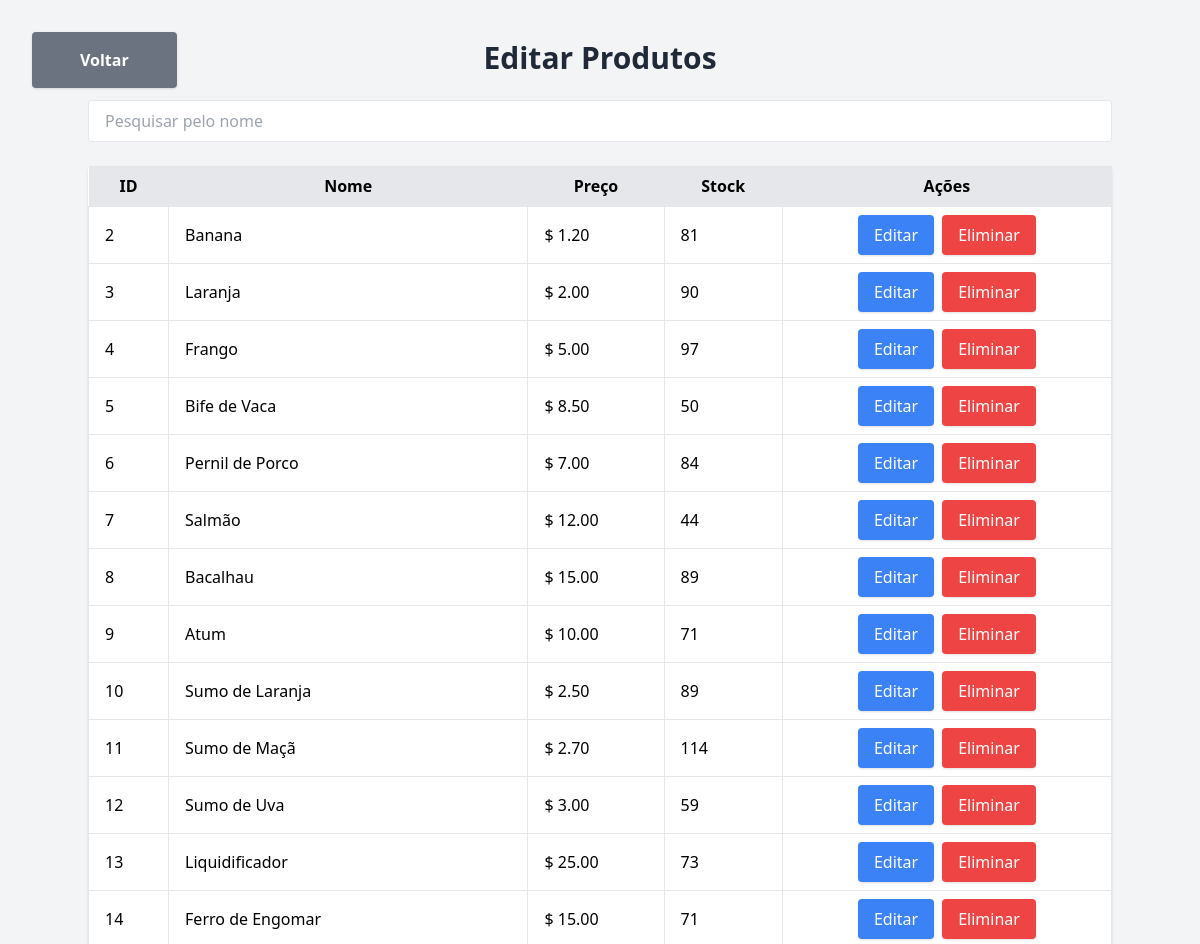
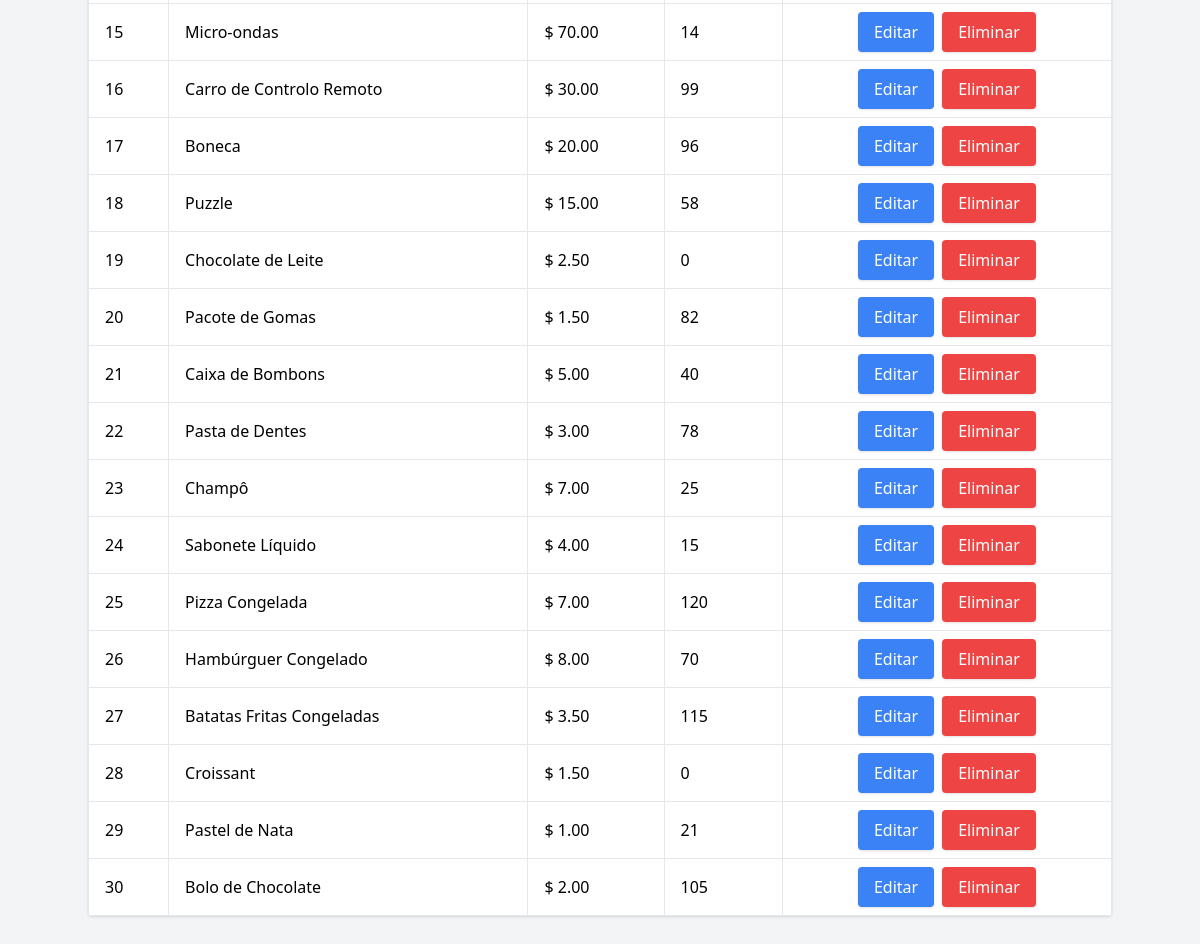
/produtos/edit (signed in), run on an earlier commit of the app's database (2 pictures, top to bottom).
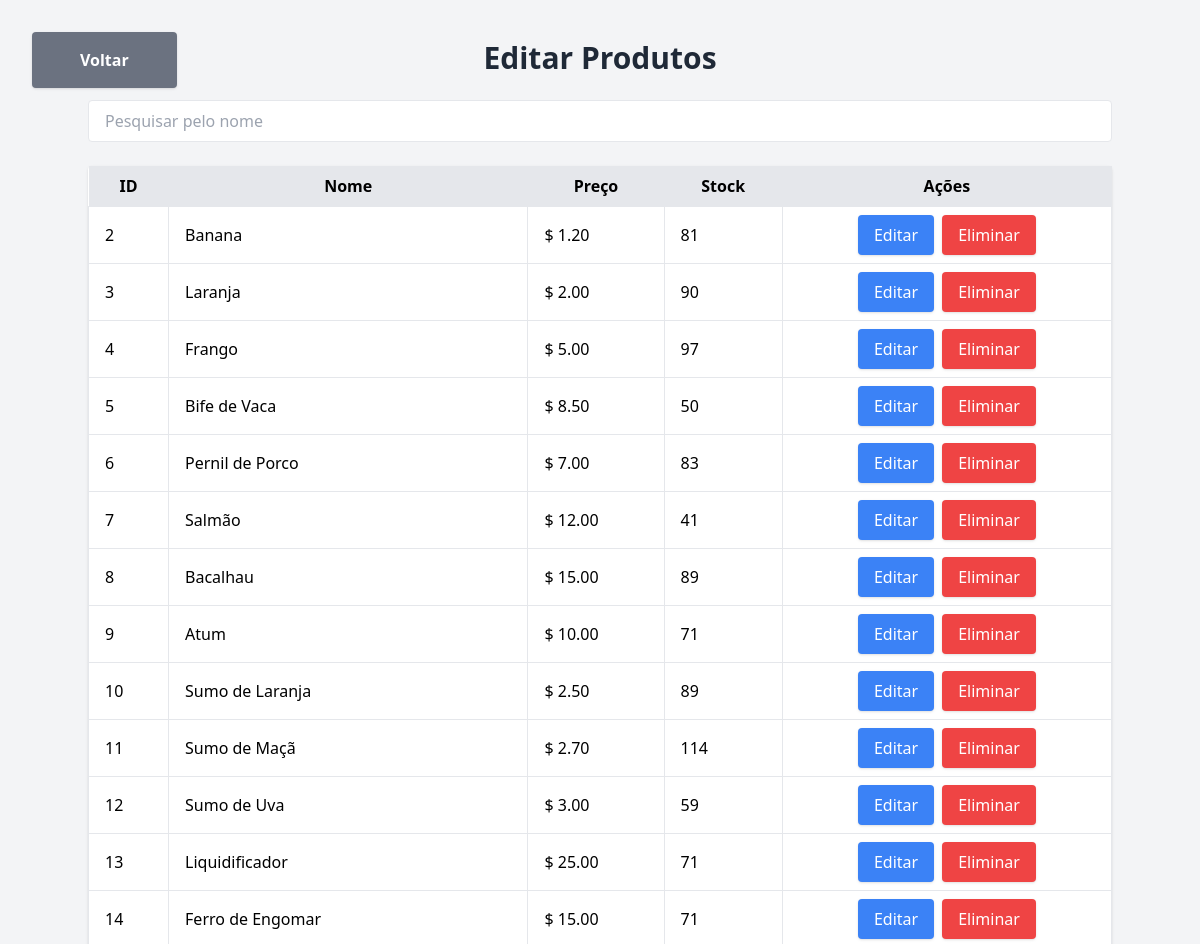
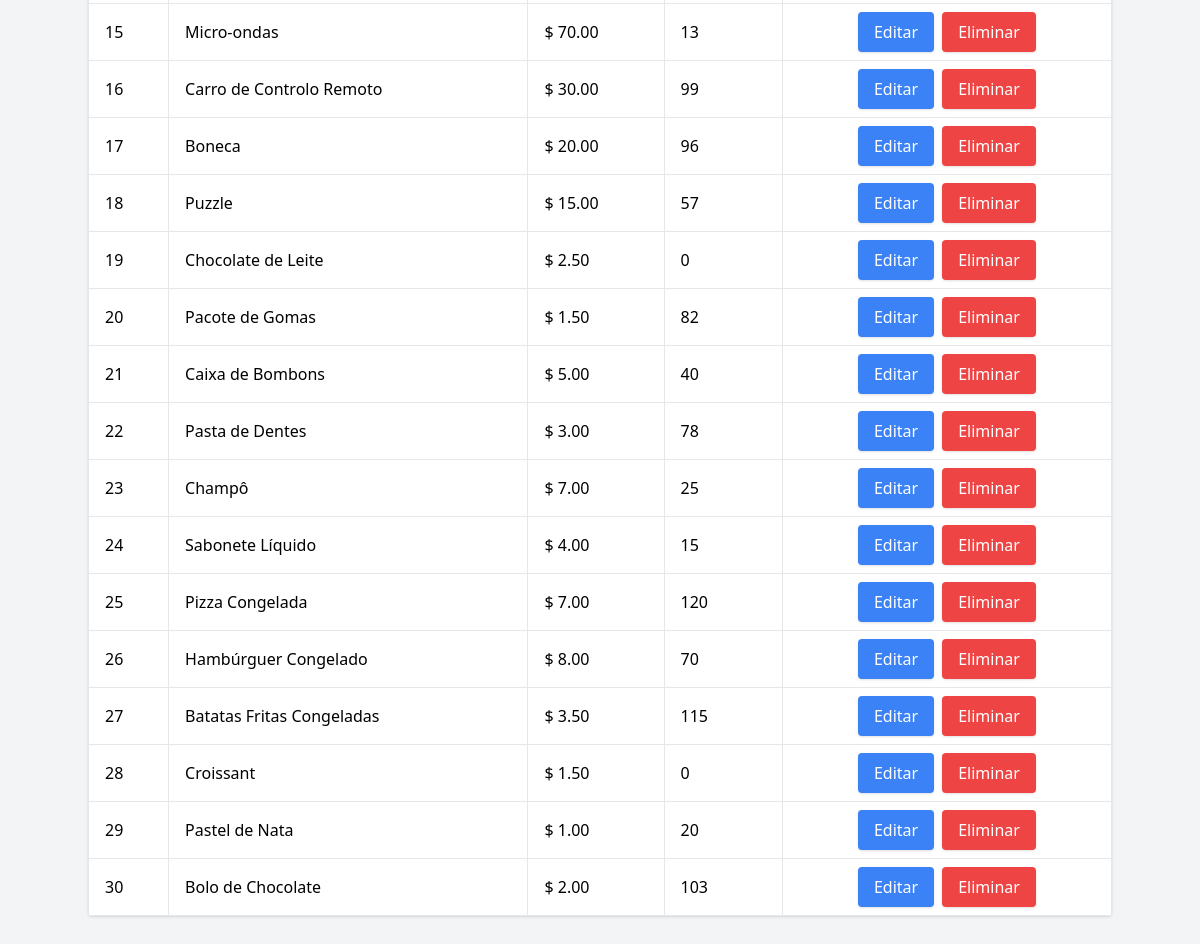
And on a later commit of the database (2 pictures, top to bottom).
### tables this page shows
CREATE TABLE `produtos` (
  `id` int(11) NOT NULL,
  `nome` varchar(255) NOT NULL,
  `descricao` text DEFAULT NULL,
  `preco` decimal(10,2) NOT NULL,
  `categoria_id` int(11) DEFAULT NULL,
  `imagem` varchar(255) DEFAULT NULL,
  `discount_price` decimal(10,2) DEFAULT NULL,
  `desconto` tinyint(1) DEFAULT 0,
  `stock` int(11) DEFAULT NULL
);

### app/controllers/adminController.php (called while the page is built, shortened)
<?php
class AdminController
{
    public function editList()
    {
        try {
            $conn = Connection::getInstance();
            $search = $_GET['search'] ?? '';
            $sql = "SELECT id, nome, preco, stock FROM produtos WHERE nome LIKE :search";
            $stmt = $conn->prepare($sql);
            $stmt->bindValue(':search', "%$search%");
            $stmt->execute();
            $produtos = $stmt->fetchAll(PDO::FETCH_ASSOC);
        } catch (PDOException $e) {
            $produtos = [];
            $error = "Erro no banco de dados: " . $e->getMessage();
        }
        require_once './app/views/produtos/editListView.php';
    }
}

### app/views/produtos/editListView.php (the view, shortened to what this page needs)
<!DOCTYPE html>
<html lang="pt">
<head>
    <script src="https://cdn.tailwindcss.com"></script>
</head>
<body class="bg-gray-100">
    <div class="container mx-auto py-10">
        <a href="javascript:history.back()"
            class="absolute top-8 left-8 px-12 py-4 bg-gray-500 text-white font-semibold rounded shadow hover:bg-gray-600 transition">
            Voltar
        </a>
        <h1 class="text-3xl font-bold text-gray-800 mb-6 text-center">Editar Produtos</h1>
        <form method="GET" class="mb-6">
            <input
                type="text"
                name="search"
                placeholder="Pesquisar pelo nome"
                value="<?= htmlspecialchars($_GET['search'] ?? '') ?>"
                class="w-full px-4 py-2 rounded border">
        </form>
        <table class="w-full bg-white rounded shadow">
            <thead>
                <tr class="bg-gray-200">
                    <th class="px-4 py-2">ID</th>
                    <th class="px-4 py-2">Nome</th>
                    <th class="px-4 py-2">Preço</th>
                    <th class="px-4 py-2">Stock</th>
                    <th class="px-4 py-2">Ações</th>
                </tr>
            </thead>
            <tbody>
                <?php foreach ($produtos as $produto): ?>
                    <tr>
                        <td class="border px-4 py-2"><?= htmlspecialchars($produto['id']) ?></td>
                        <td class="border px-4 py-2"><?= htmlspecialchars($produto['nome']) ?></td>
                        <td class="border px-4 py-2">$ <?= htmlspecialchars($produto['preco']) ?></td>
                        <td class="border px-4 py-2"><?= htmlspecialchars($produto['stock']) ?></td>
                        <td class="border px-4 py-2">
                            <div class="flex justify-center gap-2">
                                <a href="/produtos/edit/<?= $produto['id'] ?>"
                                    class="px-4 py-2 bg-blue-500 text-white rounded shadow hover:bg-blue-600 transition">
                                    Editar
                                </a>
                                <a href="/produtos/delete/<?= $produto['id'] ?>"
                                    class="px-4 py-2 bg-red-500 text-white rounded shadow hover:bg-red-600 transition"
                                    onclick="return confirm('Tem a certeza que deseja eliminar este produto?')">
                                    Eliminar
                                </a>
                            </div>
                        </td>
                    </tr>
                <?php endforeach; ?>
            </tbody>
        </table>
    </div>
</body>
</html>

What changed in the data, as far as the page shows it:
changed produtos "Pernil de Porco": stock "84" → "83"
changed produtos "Salmão": stock "44" → "41"
changed produtos "Liquidificador": stock "73" → "71"
changed produtos "Micro-ondas": stock "14" → "13"
changed produtos "Puzzle": stock "58" → "57"
changed produtos "Pastel de Nata": stock "21" → "20"
changed produtos "Bolo de Chocolate": stock "105" → "103"
